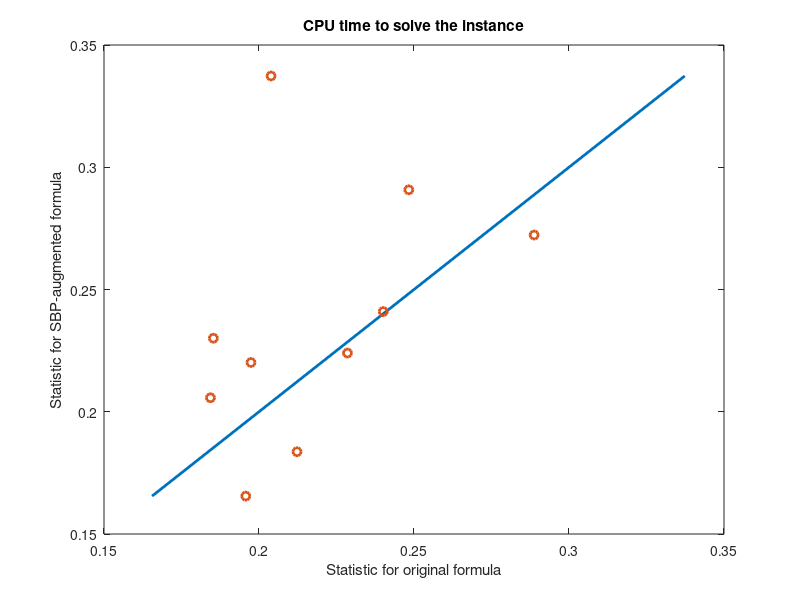
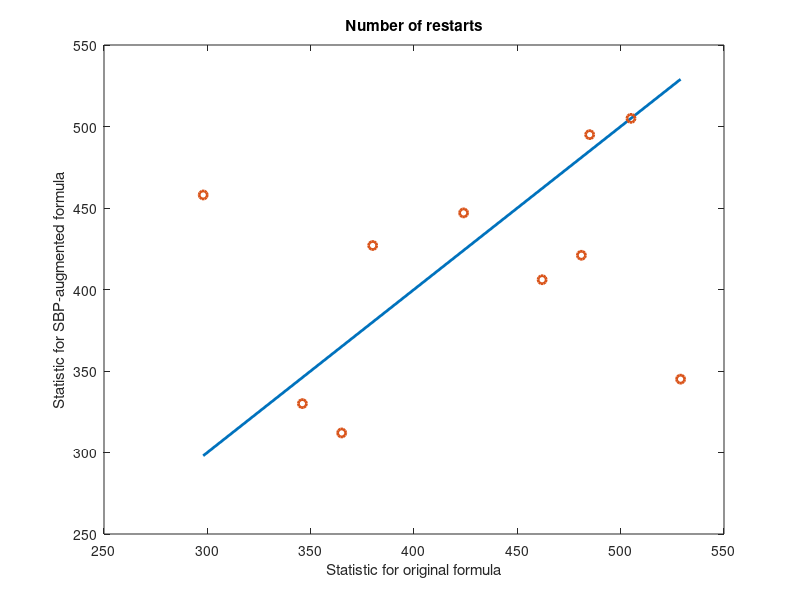
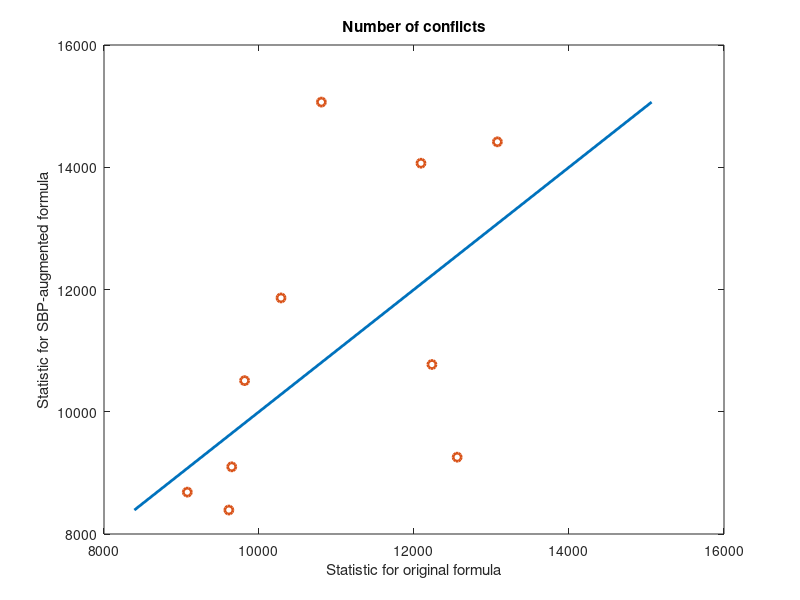
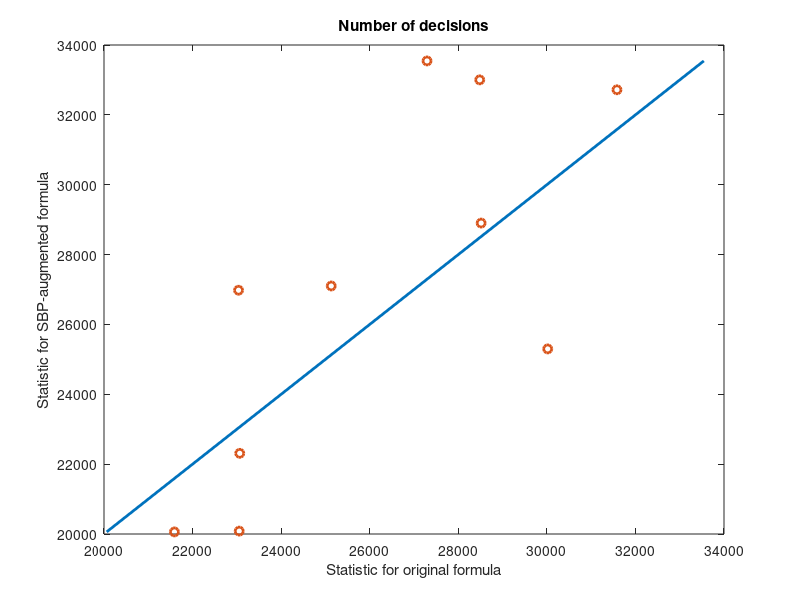

These figures' MATLAB source, in order:
close all; clear
cpu_time_ori = [0.195733, 0.212261, 0.184344, 0.185284, 0.19741, 0.228534, 0.288753, 0.203887, 0.240093, 0.248326];
cpu_time_sym = [0.165506, 0.183646, 0.205721, 0.230071, 0.220151, 0.224011, 0.272287, 0.337334, 0.240977, 0.290774];
num_res_ori = [462, 505, 365, 424, 380, 485, 529, 481, 346, 298];
num_res_sym = [406, 505, 312, 447, 427, 495, 345, 421, 330, 458];
num_conf_ori = [9075, 9611, 9648, 9814, 10284, 12231, 13076, 10805, 12557, 12090];
num_conf_sym = [8685, 8392, 9099, 10509, 11862, 10773, 14416, 15066, 9257, 14066];
num_dec_ori = [21590, 23065, 23053, 23038, 25131, 28516, 31583, 28484, 30019, 27294];
num_dec_sym = [20060, 22310, 20083, 26979, 27101, 28902, 32718, 33002, 25299, 33544];
num_pro_ori = [1671780, 1703493, 1334422, 1399131, 1499762, 1585604, 2166873, 1554428, 1696294, 1951766];
num_pro_sym = [1231079, 1378892, 1536123, 1709530, 1557884, 1613495, 1810704, 2401611, 1843874, 1949260];


%% Plot cpu time
min_time = min(min(cpu_time_ori), min(cpu_time_sym));
max_time = max(max(cpu_time_ori), max(cpu_time_sym));

figure(1)
plot([min_time max_time], [min_time max_time],'LineWidth',2)
hold on
plot(cpu_time_ori, cpu_time_sym,'o','LineWidth',2)
title('CPU time to solve the instance')
xlabel('Statistic for original formula')
ylabel('Statistic for SBP-augmented formula')
saveas(gcf,'Figures/CPU.png')

%% Plot number of restarts
min_res = min(min(num_res_ori), min(num_res_sym));
max_res = max(max(num_res_ori), max(num_res_sym));

figure(2)
plot([min_res max_res], [min_res max_res],'LineWidth',2)
hold on
plot(num_res_ori, num_res_sym,'o','LineWidth',2)
title('Number of restarts')
xlabel('Statistic for original formula')
ylabel('Statistic for SBP-augmented formula')
saveas(gcf,'Figures/restarts.png')

%% Plot number of conflicts
min_conf = min(min(num_conf_ori), min(num_conf_sym));
max_conf = max(max(num_conf_ori), max(num_conf_sym));

figure(3)
plot([min_conf max_conf], [min_conf max_conf],'LineWidth',2)
hold on
plot(num_conf_ori, num_conf_sym,'o','LineWidth',2)
title('Number of conflicts')
xlabel('Statistic for original formula')
ylabel('Statistic for SBP-augmented formula')
saveas(gcf,'Figures/conflicts.png')

%% Plot number of decisions
min_dec = min(min(num_dec_ori), min(num_dec_sym));
max_dec = max(max(num_dec_ori), max(num_dec_sym));

figure(4)
plot([min_dec max_dec], [min_dec max_dec],'LineWidth',2)
hold on
plot(num_dec_ori, num_dec_sym,'o','LineWidth',2)
title('Number of decisions')
xlabel('Statistic for original formula')
ylabel('Statistic for SBP-augmented formula')
saveas(gcf,'Figures/decisions.png')

%% Plot number of propagations
min_pro = min(min(num_pro_ori), min(num_pro_sym));
max_pro = max(max(num_pro_ori), max(num_pro_sym));

figure(5)
plot([min_pro max_pro], [min_pro max_pro],'LineWidth',2)
hold on
plot(num_pro_ori, num_pro_sym,'o','LineWidth',2)
title('Number of propagations')
xlabel('Statistic for original formula')
ylabel('Statistic for SBP-augmented formula')
saveas(gcf,'Figures/propagations.png')
